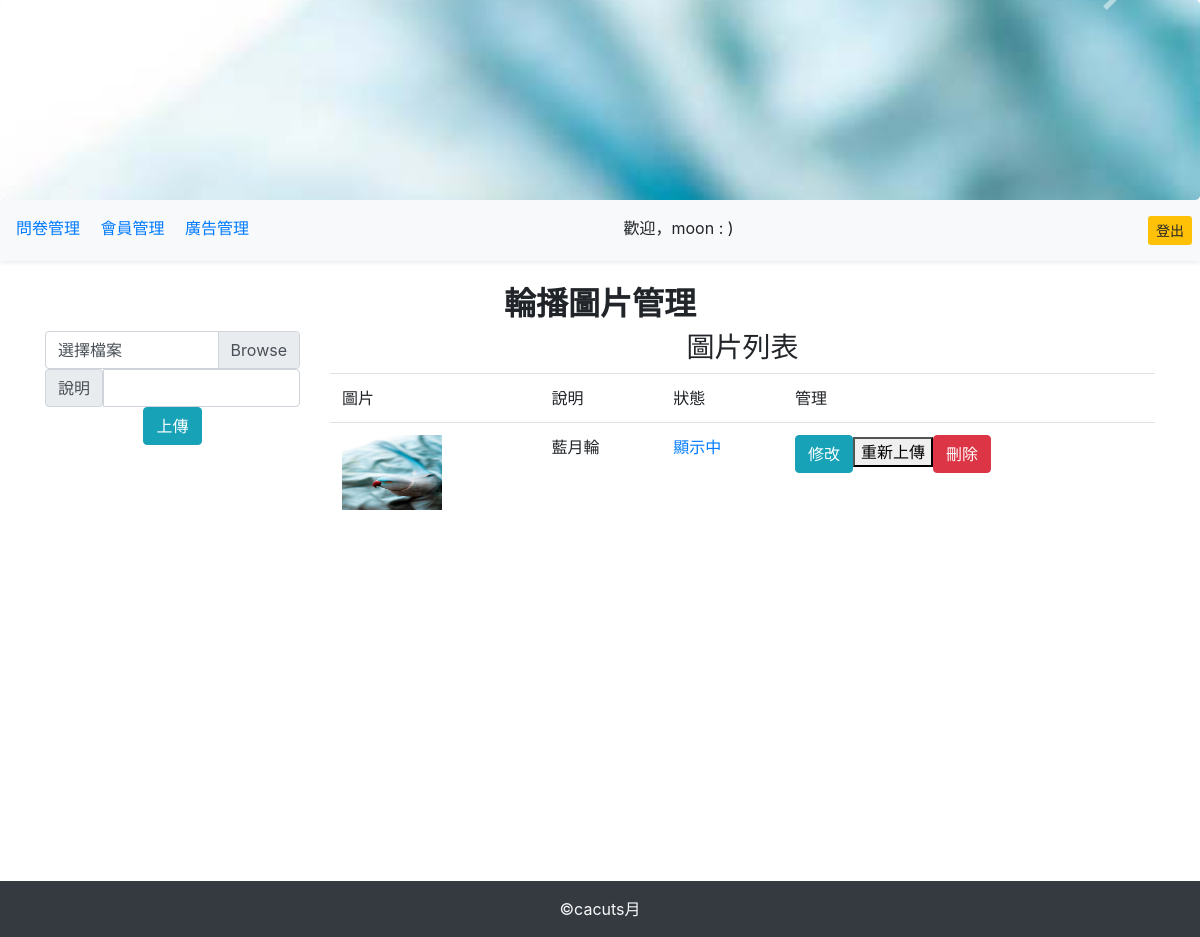
Page /backend/index.php?do=ad (signed in) on the committed database.
### tables this page shows
CREATE TABLE `ad` (
  `id` int(11) UNSIGNED NOT NULL,
  `name` varchar(64) NOT NULL COMMENT '檔名',
  `sh` tinyint(1) UNSIGNED NOT NULL COMMENT '上架',
  `intro` varchar(64) DEFAULT NULL COMMENT '備註'
);

### api/db.php (called while the page is built, shortened)
<?php
$dsn="mysql:host=localhost;charset=utf8;dbname=vote";
$pdo=new PDO($dsn,'root','');
function all($table,...$arg){
global $pdo;
$sql="SELECT * FROM `$table` ";
if(isset($arg[0])){
    if(is_array($arg[0])){
        foreach($arg[0] as $key=>$value){
            $tmp[]="`$key`='$value'";
        }
        $sql=$sql."where " . implode(" AND ",$tmp);
    }else{
        $sql=$sql.$arg[0];
    }
}
$rows=$pdo->query($sql)->fetchAll(PDO::FETCH_ASSOC);
return $rows;
}
?>

### backend/index.php (the view, shortened to what this page needs)
<?php include_once "../api/db.php" ?>
<!DOCTYPE html>
<html lang="en">
<head>
    <link rel="stylesheet" href="https://stackpath.bootstrapcdn.com/bootstrap/4.2.1/css/bootstrap.min.css">
</head>
<body>
<div class="jumbotron p-0 mb-0" style="overflow:hidden;height:200px;">
<a href="index.php">
    <div id="carouselExampleIndicators" class="carousel slide position-relative" data-ride="carousel">
        <div class="carousel-inner position-absolute" style="top:-250px;">
<?php
$images=all('ad',['sh'=>1]);
foreach($images as $key => $image){
    if($key==0){
        echo "<div class='carousel-item active'>";
    }else{
        echo "<div class='carousel-item'>";
    }
    echo "<img src='../img/{$image['name']}' alt='{$image['intro']}' class='d-block w-100'></div>";
}
?>
        </div>
        <a class="carousel-control-prev" href="#carouselExampleIndicators" role="button" data-slide="prev">
            <span class="carousel-control-prev-icon" aria-hidden="true"></span>
        </a>
        <a class="carousel-control-next" href="#carouselExampleIndicators" role="button" data-slide="next">
            <span class="carousel-control-next-icon" aria-hidden="true"></span>
        </a>
    </div>
</a>
</div>
<nav class="bg-light shadow-sm py-3 px-2 text-right mb-4 d-flex justify-content-between">
    <div>
        <a class="px-2" href="?do=show_vote_list">問卷管理</a>
        <a class="px-2" href="?do=member">會員管理</a>
        <a class="px-2" href="?do=ad">廣告管理</a>
    </div>
<?php
if(isset($_SESSION['user'])){
    echo "<span class='pr-5 '>歡迎，{$_SESSION['user']} : )</span>";
    echo "<a href='../logout.php' class='btn-sm btn-warning'>登出</a>";
}
?>
</nav>
<div class="container">
    <?php
    $do=(isset($_GET['do']))?$_GET['do']:'manage_vote';
    $file=$do.".php";
    if(file_exists($file)){
        include $file;
    }else{
        include "manage_vote.php";
    }
    ?>
</div>
<div class="p-3 text-center text-light bg-dark">
    &copy;cacuts月
</div>
</body>
</html>

### backend/ad.php (shortened to what this page needs)
<h2 class="text-center font-weight-bold">輪播圖片管理</h2>
<div class="row ">
    <div class="col-md-3">
        <form action="../api/upload_ad.php" method="post" enctype="multipart/form-data">
            <div class="custom-file d-block m-auto ">
                <label for="upload" class=" custom-file-label ">選擇檔案</label>
            </div>
            <div class="text-center input-group m-auto">
                <label for="intro" class="input-group-prpend input-group-text">說明</label>
                <input type="text" name="intro" id="intro" class="form-control">
            </div>
            <div class="text-center mt-3 m-auto">
                <input type="submit" value="上傳" class="btn btn-info">
            </div>
        </form>
    </div>
    <div class="col-md-9">
        <h3 class="text-center">圖片列表</h3>
        <table class="table">
            <tr>
                <td>圖片</td>
                <td>說明</td>
                <td>狀態</td>
                <td>管理</td>
            </tr>
        <?php
        $rows=all('ad');
        foreach($rows as $row){
            echo "<tr>";
            echo "<td>";
            echo "<img src='../img/{$row['name']}' style='width:100px;height:75px;'>";
            echo "</td>";
            echo "<td>{$row['intro']}</td>";
            echo "<td>";
            echo "<a href='../api/change_status.php?id={$row['id']}'>";
            echo ($row['sh']==1)?"顯示中":"未上架";
            echo "</a></td>";
            echo "<td>";
            echo "<a class='btn btn-info' href='?do=edit_ad&id={$row['id']}'>修改</a>";
            echo "<button>重新上傳</button>";
            echo "<a class='btn btn-danger' href='../api/del_ad.php?id={$row['id']}'>刪除</a>";
            echo "</td>";
            echo "</tr>";
        }
        ?>
        </table>
    </div>
</div>

### backend/index.php (style rules this page uses)
.container { min-height: 596px; }

### rows in the picture
ad: name (picture), intro "藍月輪", sh "顯示中"

### other values in the picture
$_SESSION['user'] "moon"
